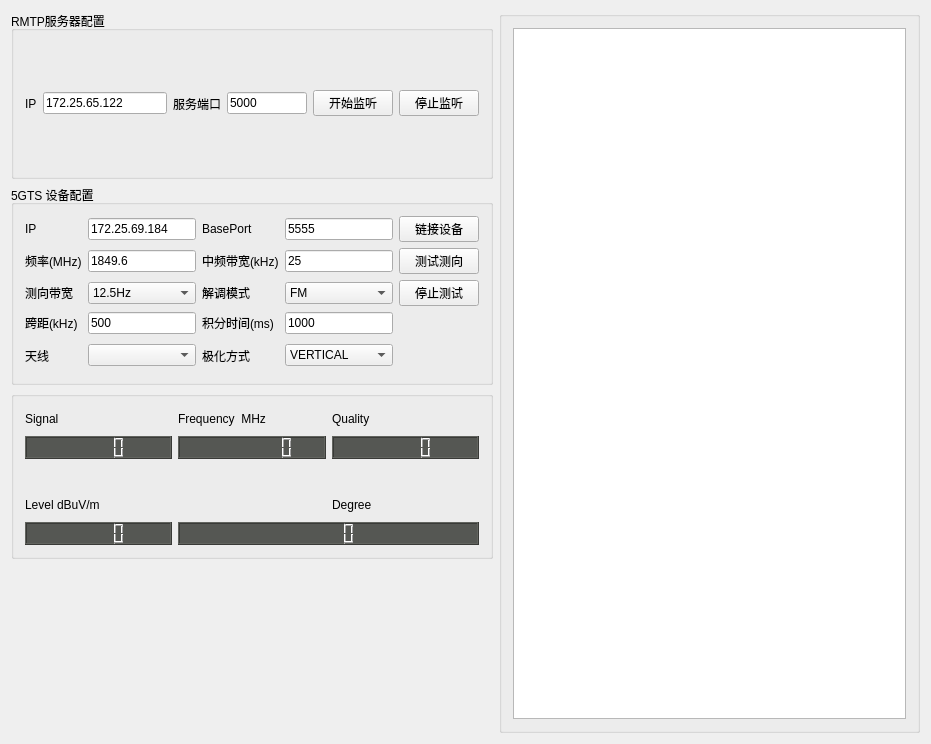
<?xml version="1.0" encoding="UTF-8"?>
<ui version="4.0">
 <class>MainWindow</class>
 <widget class="QMainWindow" name="MainWindow">
  <property name="geometry">
   <rect>
    <x>0</x>
    <y>0</y>
    <width>931</width>
    <height>744</height>
   </rect>
  </property>
  <property name="windowTitle">
   <string>5GTS Controller</string>
  </property>
  <widget class="QWidget" name="centralWidget">
   <layout class="QGridLayout" name="gridLayout">
    <item row="0" column="0">
     <widget class="QGroupBox" name="groupBox_3">
      <property name="title">
       <string>RMTP服务器配置</string>
      </property>
      <layout class="QHBoxLayout" name="horizontalLayout">
       <item>
        <widget class="QLabel" name="label_3">
         <property name="text">
          <string>IP</string>
         </property>
        </widget>
       </item>
       <item>
        <widget class="QLineEdit" name="txtRmtpIP">
         <property name="text">
          <string>172.25.65.122</string>
         </property>
        </widget>
       </item>
       <item>
        <widget class="QLabel" name="label_2">
         <property name="text">
          <string>服务端口</string>
         </property>
        </widget>
       </item>
       <item>
        <widget class="QLineEdit" name="txtRmtpPort">
         <property name="minimumSize">
          <size>
           <width>0</width>
           <height>0</height>
          </size>
         </property>
         <property name="maximumSize">
          <size>
           <width>80</width>
           <height>16777215</height>
          </size>
         </property>
         <property name="text">
          <string>5000</string>
         </property>
        </widget>
       </item>
       <item>
        <widget class="QPushButton" name="btnRmtpListen">
         <property name="text">
          <string>开始监听</string>
         </property>
        </widget>
       </item>
       <item>
        <widget class="QPushButton" name="btnRmtpStop">
         <property name="text">
          <string>停止监听</string>
         </property>
        </widget>
       </item>
      </layout>
     </widget>
    </item>
    <item row="2" column="0">
     <widget class="QGroupBox" name="groupBox_2">
      <property name="minimumSize">
       <size>
        <width>300</width>
        <height>0</height>
       </size>
      </property>
      <property name="title">
       <string/>
      </property>
      <layout class="QGridLayout" name="gridLayout_3">
       <item row="2" column="0">
        <widget class="QwtThermo" name="ThermoLevel" native="true">
         <property name="styleSheet">
          <string notr="true"/>
         </property>
        </widget>
       </item>
       <item row="0" column="0">
        <widget class="QLabel" name="label_7">
         <property name="text">
          <string>Signal</string>
         </property>
        </widget>
       </item>
       <item row="3" column="0">
        <widget class="QLabel" name="label_8">
         <property name="text">
          <string>Level dBuV/m</string>
         </property>
        </widget>
       </item>
       <item row="3" column="2">
        <widget class="QLabel" name="label_9">
         <property name="text">
          <string>Degree</string>
         </property>
        </widget>
       </item>
       <item row="0" column="2">
        <widget class="QLabel" name="label_10">
         <property name="text">
          <string>Quality</string>
         </property>
        </widget>
       </item>
       <item row="4" column="0">
        <widget class="QLCDNumber" name="lcdLevel">
         <property name="font">
          <font>
           <weight>75</weight>
           <bold>true</bold>
          </font>
         </property>
         <property name="styleSheet">
          <string notr="true">background-color: rgb(85, 87, 83);</string>
         </property>
        </widget>
       </item>
       <item row="2" column="1" colspan="2">
        <widget class="QwtDial" name="DialDegree" native="true">
         <property name="styleSheet">
          <string notr="true">color: rgb(32, 74, 135);</string>
         </property>
         <property name="upperBound" stdset="0">
          <double>360.000000000000000</double>
         </property>
         <property name="scaleMaxMajor" stdset="0">
          <number>30</number>
         </property>
         <property name="scaleMaxMinor" stdset="0">
          <number>6</number>
         </property>
         <property name="scaleStepSize" stdset="0">
          <double>30.000000000000000</double>
         </property>
         <property name="totalSteps" stdset="0">
          <UInt>120</UInt>
         </property>
         <property name="pageSteps" stdset="0">
          <UInt>10</UInt>
         </property>
         <property name="lineWidth" stdset="0">
          <number>4</number>
         </property>
         <property name="origin" stdset="0">
          <double>0.000000000000000</double>
         </property>
         <property name="minScaleArc" stdset="0">
          <double>-90.000000000000000</double>
         </property>
        </widget>
       </item>
       <item row="1" column="0">
        <widget class="QLCDNumber" name="lcdSignal">
         <property name="font">
          <font>
           <weight>75</weight>
           <bold>true</bold>
          </font>
         </property>
         <property name="styleSheet">
          <string notr="true">background-color: rgb(85, 87, 83);
color: rgb(78, 154, 6);</string>
         </property>
        </widget>
       </item>
       <item row="4" column="1" colspan="2">
        <widget class="QLCDNumber" name="lcdDegree">
         <property name="font">
          <font>
           <weight>75</weight>
           <bold>true</bold>
          </font>
         </property>
         <property name="styleSheet">
          <string notr="true">background-color: rgb(85, 87, 83);</string>
         </property>
        </widget>
       </item>
       <item row="1" column="2">
        <widget class="QLCDNumber" name="lcdQuality">
         <property name="font">
          <font>
           <weight>75</weight>
           <bold>true</bold>
          </font>
         </property>
         <property name="styleSheet">
          <string notr="true">background-color: rgb(85, 87, 83);</string>
         </property>
        </widget>
       </item>
       <item row="1" column="1">
        <widget class="QLCDNumber" name="lcdFreq">
         <property name="font">
          <font>
           <weight>75</weight>
           <bold>true</bold>
          </font>
         </property>
         <property name="styleSheet">
          <string notr="true">background-color: rgb(85, 87, 83);</string>
         </property>
         <property name="digitCount">
          <number>8</number>
         </property>
        </widget>
       </item>
       <item row="0" column="1">
        <widget class="QLabel" name="label_6">
         <property name="text">
          <string>Frequency  MHz</string>
         </property>
        </widget>
       </item>
      </layout>
     </widget>
    </item>
    <item row="1" column="0">
     <widget class="QGroupBox" name="groupBox_6">
      <property name="sizePolicy">
       <sizepolicy hsizetype="Preferred" vsizetype="Fixed">
        <horstretch>0</horstretch>
        <verstretch>0</verstretch>
       </sizepolicy>
      </property>
      <property name="title">
       <string>5GTS 设备配置</string>
      </property>
      <layout class="QGridLayout" name="gridLayout_2">
       <property name="horizontalSpacing">
        <number>6</number>
       </property>
       <item row="5" column="4">
        <widget class="QLabel" name="label_13">
         <property name="text">
          <string>中频带宽(kHz)</string>
         </property>
        </widget>
       </item>
       <item row="0" column="7">
        <widget class="QPushButton" name="btnLinkDevice">
         <property name="minimumSize">
          <size>
           <width>0</width>
           <height>0</height>
          </size>
         </property>
         <property name="text">
          <string>链接设备</string>
         </property>
        </widget>
       </item>
       <item row="6" column="7">
        <widget class="QPushButton" name="btnStop">
         <property name="text">
          <string>停止测试</string>
         </property>
        </widget>
       </item>
       <item row="0" column="3">
        <widget class="QLineEdit" name="txtDeviceIp">
         <property name="minimumSize">
          <size>
           <width>0</width>
           <height>0</height>
          </size>
         </property>
         <property name="sizeIncrement">
          <size>
           <width>0</width>
           <height>0</height>
          </size>
         </property>
         <property name="text">
          <string>172.25.69.184</string>
         </property>
        </widget>
       </item>
       <item row="0" column="1">
        <widget class="QLabel" name="label">
         <property name="maximumSize">
          <size>
           <width>30</width>
           <height>16777215</height>
          </size>
         </property>
         <property name="text">
          <string>IP</string>
         </property>
        </widget>
       </item>
       <item row="5" column="1">
        <widget class="QLabel" name="label_12">
         <property name="text">
          <string>频率(MHz)</string>
         </property>
        </widget>
       </item>
       <item row="0" column="4">
        <widget class="QLabel" name="label_4">
         <property name="text">
          <string>BasePort</string>
         </property>
        </widget>
       </item>
       <item row="0" column="6">
        <widget class="QLineEdit" name="txtDevicePort">
         <property name="minimumSize">
          <size>
           <width>0</width>
           <height>0</height>
          </size>
         </property>
         <property name="maximumSize">
          <size>
           <width>16777215</width>
           <height>16777215</height>
          </size>
         </property>
         <property name="text">
          <string>5555</string>
         </property>
        </widget>
       </item>
       <item row="6" column="4">
        <widget class="QLabel" name="label_11">
         <property name="text">
          <string>解调模式</string>
         </property>
        </widget>
       </item>
       <item row="6" column="6">
        <widget class="QComboBox" name="combDeMode">
         <item>
          <property name="text">
           <string>FM</string>
          </property>
         </item>
         <item>
          <property name="text">
           <string>AM</string>
          </property>
         </item>
        </widget>
       </item>
       <item row="6" column="1">
        <widget class="QLabel" name="label_14">
         <property name="text">
          <string>测向带宽</string>
         </property>
        </widget>
       </item>
       <item row="9" column="1">
        <widget class="QLabel" name="label_5">
         <property name="text">
          <string>天线</string>
         </property>
        </widget>
       </item>
       <item row="9" column="4">
        <widget class="QLabel" name="label_15">
         <property name="text">
          <string>极化方式</string>
         </property>
        </widget>
       </item>
       <item row="9" column="3">
        <widget class="QComboBox" name="cbAtenna"/>
       </item>
       <item row="9" column="6">
        <widget class="QComboBox" name="cbPolar">
         <item>
          <property name="text">
           <string>VERTICAL</string>
          </property>
         </item>
         <item>
          <property name="text">
           <string>HORIZONTAL</string>
          </property>
         </item>
        </widget>
       </item>
       <item row="5" column="7">
        <widget class="QPushButton" name="btnSendCmd">
         <property name="minimumSize">
          <size>
           <width>0</width>
           <height>0</height>
          </size>
         </property>
         <property name="text">
          <string>测试测向</string>
         </property>
        </widget>
       </item>
       <item row="8" column="3">
        <widget class="QLineEdit" name="txtSpan">
         <property name="text">
          <string>500</string>
         </property>
        </widget>
       </item>
       <item row="5" column="6">
        <widget class="QLineEdit" name="txtIFBW">
         <property name="text">
          <string>25</string>
         </property>
        </widget>
       </item>
       <item row="8" column="1">
        <widget class="QLabel" name="label_16">
         <property name="text">
          <string>跨距(kHz)</string>
         </property>
        </widget>
       </item>
       <item row="9" column="7">
        <widget class="QPushButton" name="btnOptimize">
         <property name="minimumSize">
          <size>
           <width>0</width>
           <height>31</height>
          </size>
         </property>
         <property name="text">
          <string/>
         </property>
         <property name="autoDefault">
          <bool>false</bool>
         </property>
         <property name="default">
          <bool>false</bool>
         </property>
         <property name="flat">
          <bool>true</bool>
         </property>
        </widget>
       </item>
       <item row="5" column="3">
        <widget class="QLineEdit" name="txtFreq">
         <property name="text">
          <string>1849.6</string>
         </property>
        </widget>
       </item>
       <item row="6" column="3">
        <widget class="QComboBox" name="cbBW">
         <item>
          <property name="text">
           <string>12.5Hz</string>
          </property>
         </item>
         <item>
          <property name="text">
           <string>20Hz</string>
          </property>
         </item>
         <item>
          <property name="text">
           <string>25Hz</string>
          </property>
         </item>
         <item>
          <property name="text">
           <string>31.25Hz</string>
          </property>
         </item>
         <item>
          <property name="text">
           <string>50Hz</string>
          </property>
         </item>
         <item>
          <property name="text">
           <string>62.5Hz</string>
          </property>
         </item>
         <item>
          <property name="text">
           <string>100Hz</string>
          </property>
         </item>
         <item>
          <property name="text">
           <string>125Hz</string>
          </property>
         </item>
         <item>
          <property name="text">
           <string>200Hz</string>
          </property>
         </item>
         <item>
          <property name="text">
           <string>250Hz</string>
          </property>
         </item>
         <item>
          <property name="text">
           <string>312.5Hz</string>
          </property>
         </item>
         <item>
          <property name="text">
           <string>500Hz</string>
          </property>
         </item>
         <item>
          <property name="text">
           <string>625Hz</string>
          </property>
         </item>
         <item>
          <property name="text">
           <string>1kHz</string>
          </property>
         </item>
         <item>
          <property name="text">
           <string>1.25kHz</string>
          </property>
         </item>
         <item>
          <property name="text">
           <string>2kHz</string>
          </property>
         </item>
         <item>
          <property name="text">
           <string>2.5kHz</string>
          </property>
         </item>
         <item>
          <property name="text">
           <string>3.125kHz</string>
          </property>
         </item>
         <item>
          <property name="text">
           <string>5kHz</string>
          </property>
         </item>
         <item>
          <property name="text">
           <string>6.25kHz</string>
          </property>
         </item>
         <item>
          <property name="text">
           <string>8.333kHz</string>
          </property>
         </item>
         <item>
          <property name="text">
           <string>10kHz</string>
          </property>
         </item>
         <item>
          <property name="text">
           <string>12.5kHz</string>
          </property>
         </item>
         <item>
          <property name="text">
           <string>20kHz</string>
          </property>
         </item>
         <item>
          <property name="text">
           <string>25kHz</string>
          </property>
         </item>
         <item>
          <property name="text">
           <string>50kHz</string>
          </property>
         </item>
         <item>
          <property name="text">
           <string>100kHz</string>
          </property>
         </item>
         <item>
          <property name="text">
           <string>200kHz</string>
          </property>
         </item>
         <item>
          <property name="text">
           <string>500kHz</string>
          </property>
         </item>
         <item>
          <property name="text">
           <string>1MHz</string>
          </property>
         </item>
         <item>
          <property name="text">
           <string>2Mhz</string>
          </property>
         </item>
        </widget>
       </item>
       <item row="8" column="4">
        <widget class="QLabel" name="label_17">
         <property name="text">
          <string>积分时间(ms)</string>
         </property>
        </widget>
       </item>
       <item row="8" column="6">
        <widget class="QLineEdit" name="txtTime">
         <property name="text">
          <string>1000</string>
         </property>
        </widget>
       </item>
      </layout>
     </widget>
    </item>
    <item row="0" column="2" rowspan="4">
     <widget class="QGroupBox" name="groupBox">
      <property name="title">
       <string/>
      </property>
      <layout class="QHBoxLayout" name="horizontalLayout_2">
       <item>
        <widget class="QPlainTextEdit" name="txtDeviceResponse"/>
       </item>
      </layout>
     </widget>
    </item>
   </layout>
  </widget>
  <action name="action">
   <property name="text">
    <string>参数</string>
   </property>
  </action>
  <action name="actionInfo">
   <property name="text">
    <string>Info</string>
   </property>
  </action>
  <action name="actionparam">
   <property name="text">
    <string>?</string>
   </property>
  </action>
 </widget>
 <layoutdefault spacing="6" margin="11"/>
 <customwidgets>
  <customwidget>
   <class>QwtDial</class>
   <extends>QWidget</extends>
   <header>qwt_dial.h</header>
  </customwidget>
  <customwidget>
   <class>QwtThermo</class>
   <extends>QWidget</extends>
   <header>qwt_thermo.h</header>
  </customwidget>
 </customwidgets>
 <tabstops>
  <tabstop>txtDeviceIp</tabstop>
 </tabstops>
 <resources/>
 <connections/>
</ui>
